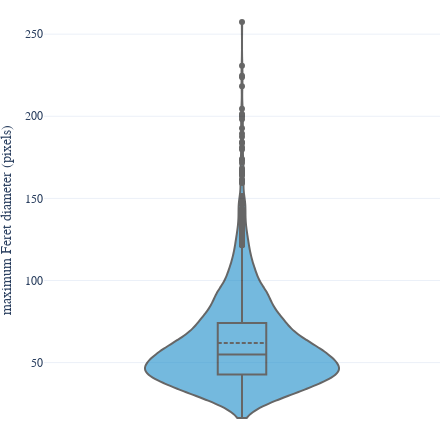

Notebook code cell kept with this figure:
### Markdown cell above
### Grafici distribuzioni

### Code cell
import plotly.graph_objects as go


layout = {
    'template': "plotly_white",
    'paper_bgcolor': 'rgba(0,0,0,0)',
    'plot_bgcolor': 'rgba(0,0,0,0)',
    'title': {
        'x': 0.5, 'xanchor': 'center'
    },
    'font': dict(
        family="Helvetica",
        size=12,
    ),
    'showlegend': False,
    'autosize': False,
    'width': 440,
    'height': 440,
    'margin': dict(l=0, r=0, t=0, b=0),
}
colors = ["#FB8537", "#188BC9"]


fig = go.Figure(layout=layout)
resolution = 1

viol = fig.add_trace(
    go.Violin(y=stats_df['feret_diameter_max']/resolution,
              box_visible=True, line_color='black',
              meanline_visible=True, fillcolor=colors[1], opacity=0.6,
              spanmode='hard',
              ),
)

_ = fig.update_yaxes(title='maximum Feret diameter (pixels)')
_ = fig.update_xaxes(visible=False)

fig.show()

### Figure 1 — Plotly figure (JSON) as saved in the notebook; plotly's stock layout.template omitted (floating-point values rounded to 4 significant figures; data arrays with more than 128 entries replaced by an {"elided": "..."} marker saying what was removed)
{"data": [{"box": {"visible": true}, "fillcolor": "#188BC9", "line": {"color": "black"}, "meanline": {"visible": true}, "opacity": 0.6, "spanmode": "hard", "type": "violin", "y": {"elided": "2231 float values"}}], "layout": {"autosize": false, "font": {"family": "Helvetica", "size": 12}, "height": 440, "margin": {"b": 0, "l": 0, "r": 0, "t": 0}, "paper_bgcolor": "rgba(0,0,0,0)", "plot_bgcolor": "rgba(0,0,0,0)", "showlegend": false, "title": {"x": 0.5, "xanchor": "center"}, "width": 440, "xaxis": {"visible": false}, "yaxis": {"title": {"text": "maximum Feret diameter (pixels)"}}}}
